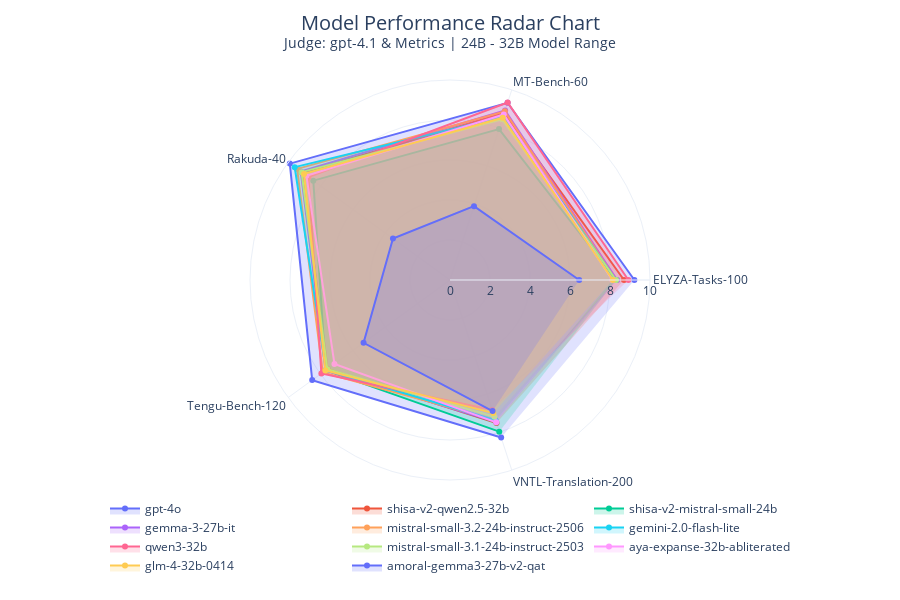

The notebook cell this image was saved under:
### Code cell
import plotly.graph_objects as go
import plotly.express as px
import textwrap

primary_judge = 'judge_gpt-4.1'
df_filtered = all_result_df[all_result_df['judge_model'].isin([primary_judge, 'Metrics (BLEU/chrF)'])]
mean_df = df_filtered.groupby(["model_name", "eval_dataset"])['score'].mean().reset_index()
unique_benchmarks = sorted(mean_df['eval_dataset'].unique())

def hex_to_rgba(h, a):
    h = h.lstrip('#')
    return f'rgba({int(h[0:2], 16)}, {int(h[2:4], 16)}, {int(h[4:6], 16)}, {a})'

fig_radar = go.Figure()
# Uses the global model_order and color_map
for model_name in model_order:
    if model_name in mean_df['model_name'].values:
        model_subset = mean_df[mean_df['model_name'] == model_name].set_index('eval_dataset').reindex(unique_benchmarks).reset_index()
        fig_radar.add_trace(go.Scatterpolar(
            r=model_subset["score"], theta=model_subset["eval_dataset"], fill='toself', name=model_name,
            mode='lines+markers', line=dict(color=color_map[model_name]),
            fillcolor=hex_to_rgba(color_map[model_name], 0.2),
            hovertemplate="<b>%{fullData.name}</b><br>Score: %{r:.2f}<extra></extra>"
        ))
        
# --- Final Layout Update ---
fig_radar.update_layout(
    height=600,
    title=dict(
        text=f"Model Performance Radar Chart<br><sup>Judge: {primary_judge.replace('judge_', '')} & Metrics | {MODEL_RANGE_GROUP}</sup>",
        font=dict(size=20),
        x=0.5,
        y=0.95
    ),
    polar=dict(
        radialaxis=dict(visible=True, range=[0, 10]),
        angularaxis=dict(
            tickfont=dict(size=12)
        )
    ),
    legend=dict(
        orientation='h',
        yanchor='bottom',
        y=-0.25, # Further increase distance for legend
        xanchor='center',
        x=0.5
    ),
    template='plotly_white',
    # Increase bottom margin significantly to ensure everything fits
    margin=dict(l=80, r=80, b=120, t=80)
)

fig_radar.show()

### Figure 1 — Plotly figure (JSON) as saved in the notebook; plotly's stock layout.template omitted (floating-point values rounded to 4 significant figures)
{"data": [{"fill": "toself", "fillcolor": "rgba(99, 110, 250, 0.2)", "hovertemplate": "<b>%{fullData.name}</b><br>Score: %{r:.2f}<extra></extra>", "line": {"color": "#636EFA"}, "mode": "lines+markers", "name": "gpt-4o", "r": [9.22, 9.317, 9.9, 8.517, 8.277], "theta": ["ELYZA-Tasks-100", "MT-Bench-60", "Rakuda-40", "Tengu-Bench-120", "VNTL-Translation-200"], "type": "scatterpolar"}, {"fill": "toself", "fillcolor": "rgba(239, 85, 59, 0.2)", "hovertemplate": "<b>%{fullData.name}</b><br>Score: %{r:.2f}<extra></extra>", "line": {"color": "#EF553B"}, "mode": "lines+markers", "name": "shisa-v2-qwen2.5-32b", "r": [8.7, 8.783, 9.125, 7.567, 7.518], "theta": ["ELYZA-Tasks-100", "MT-Bench-60", "Rakuda-40", "Tengu-Bench-120", "VNTL-Translation-200"], "type": "scatterpolar"}, {"fill": "toself", "fillcolor": "rgba(0, 204, 150, 0.2)", "hovertemplate": "<b>%{fullData.name}</b><br>Score: %{r:.2f}<extra></extra>", "line": {"color": "#00CC96"}, "mode": "lines+markers", "name": "shisa-v2-mistral-small-24b", "r": [8.3, 7.933, 8.45, 7.683, 7.973], "theta": ["ELYZA-Tasks-100", "MT-Bench-60", "Rakuda-40", "Tengu-Bench-120", "VNTL-Translation-200"], "type": "scatterpolar"}, {"fill": "toself", "fillcolor": "rgba(171, 99, 250, 0.2)", "hovertemplate": "<b>%{fullData.name}</b><br>Score: %{r:.2f}<extra></extra>", "line": {"color": "#AB63FA"}, "mode": "lines+markers", "name": "gemma-3-27b-it", "r": [8.36, 8.917, 9.225, 7.692, 7.456], "theta": ["ELYZA-Tasks-100", "MT-Bench-60", "Rakuda-40", "Tengu-Bench-120", "VNTL-Translation-200"], "type": "scatterpolar"}, {"fill": "toself", "fillcolor": "rgba(255, 161, 90, 0.2)", "hovertemplate": "<b>%{fullData.name}</b><br>Score: %{r:.2f}<extra></extra>", "line": {"color": "#FFA15A"}, "mode": "lines+markers", "name": "mistral-small-3.2-24b-instruct-2506", "r": [8.3, 8.867, 9.45, 7.867, 7.347], "theta": ["ELYZA-Tasks-100", "MT-Bench-60", "Rakuda-40", "Tengu-Bench-120", "VNTL-Translation-200"], "type": "scatterpolar"}, {"fill": "toself", "fillcolor": "rgba(25, 211, 243, 0.2)", "hovertemplate": "<b>%{fullData.name}</b><br>Score: %{r:.2f}<extra></extra>", "line": {"color": "#19D3F3"}, "mode": "lines+markers", "name": "gemini-2.0-flash-lite", "r": [8.3, 8.583, 9.6, 7.667, 7.375], "theta": ["ELYZA-Tasks-100", "MT-Bench-60", "Rakuda-40", "Tengu-Bench-120", "VNTL-Translation-200"], "type": "scatterpolar"}, {"fill": "toself", "fillcolor": "rgba(255, 102, 146, 0.2)", "hovertemplate": "<b>%{fullData.name}</b><br>Score: %{r:.2f}<extra></extra>", "line": {"color": "#FF6692"}, "mode": "lines+markers", "name": "qwen3-32b", "r": [8.92, 9.333, 8.75, 7.95, 6.832], "theta": ["ELYZA-Tasks-100", "MT-Bench-60", "Rakuda-40", "Tengu-Bench-120", "VNTL-Translation-200"], "type": "scatterpolar"}, {"fill": "toself", "fillcolor": "rgba(182, 232, 128, 0.2)", "hovertemplate": "<b>%{fullData.name}</b><br>Score: %{r:.2f}<extra></extra>", "line": {"color": "#B6E880"}, "mode": "lines+markers", "name": "mistral-small-3.1-24b-instruct-2503", "r": [8.3, 8.45, 9.175, 7.583, 7.193], "theta": ["ELYZA-Tasks-100", "MT-Bench-60", "Rakuda-40", "Tengu-Bench-120", "VNTL-Translation-200"], "type": "scatterpolar"}, {"fill": "toself", "fillcolor": "rgba(255, 151, 255, 0.2)", "hovertemplate": "<b>%{fullData.name}</b><br>Score: %{r:.2f}<extra></extra>", "line": {"color": "#FF97FF"}, "mode": "lines+markers", "name": "aya-expanse-32b-abliterated", "r": [8.12, 8.7, 8.875, 7.142, 7.485], "theta": ["ELYZA-Tasks-100", "MT-Bench-60", "Rakuda-40", "Tengu-Bench-120", "VNTL-Translation-200"], "type": "scatterpolar"}, {"fill": "toself", "fillcolor": "rgba(254, 203, 82, 0.2)", "hovertemplate": "<b>%{fullData.name}</b><br>Score: %{r:.2f}<extra></extra>", "line": {"color": "#FECB52"}, "mode": "lines+markers", "name": "glm-4-32b-0414", "r": [8.14, 8.533, 9.025, 7.7, 6.998], "theta": ["ELYZA-Tasks-100", "MT-Bench-60", "Rakuda-40", "Tengu-Bench-120", "VNTL-Translation-200"], "type": "scatterpolar"}, {"fill": "toself", "fillcolor": "rgba(99, 110, 250, 0.2)", "hovertemplate": "<b>%{fullData.name}</b><br>Score: %{r:.2f}<extra></extra>", "line": {"color": "#636EFA"}, "mode": "lines+markers", "name": "amoral-gemma3-27b-v2-qat", "r": [6.46, 3.883, 3.525, 5.342, 6.891], "theta": ["ELYZA-Tasks-100", "MT-Bench-60", "Rakuda-40", "Tengu-Bench-120", "VNTL-Translation-200"], "type": "scatterpolar"}], "layout": {"height": 600, "legend": {"orientation": "h", "x": 0.5, "xanchor": "center", "y": -0.25, "yanchor": "bottom"}, "margin": {"b": 120, "l": 80, "r": 80, "t": 80}, "polar": {"angularaxis": {"tickfont": {"size": 12}}, "radialaxis": {"range": [0, 10], "visible": true}}, "title": {"font": {"size": 20}, "text": "Model Performance Radar Chart<br><sup>Judge: gpt-4.1 & Metrics | 24B - 32B Model Range</sup>", "x": 0.5, "y": 0.95}}}
